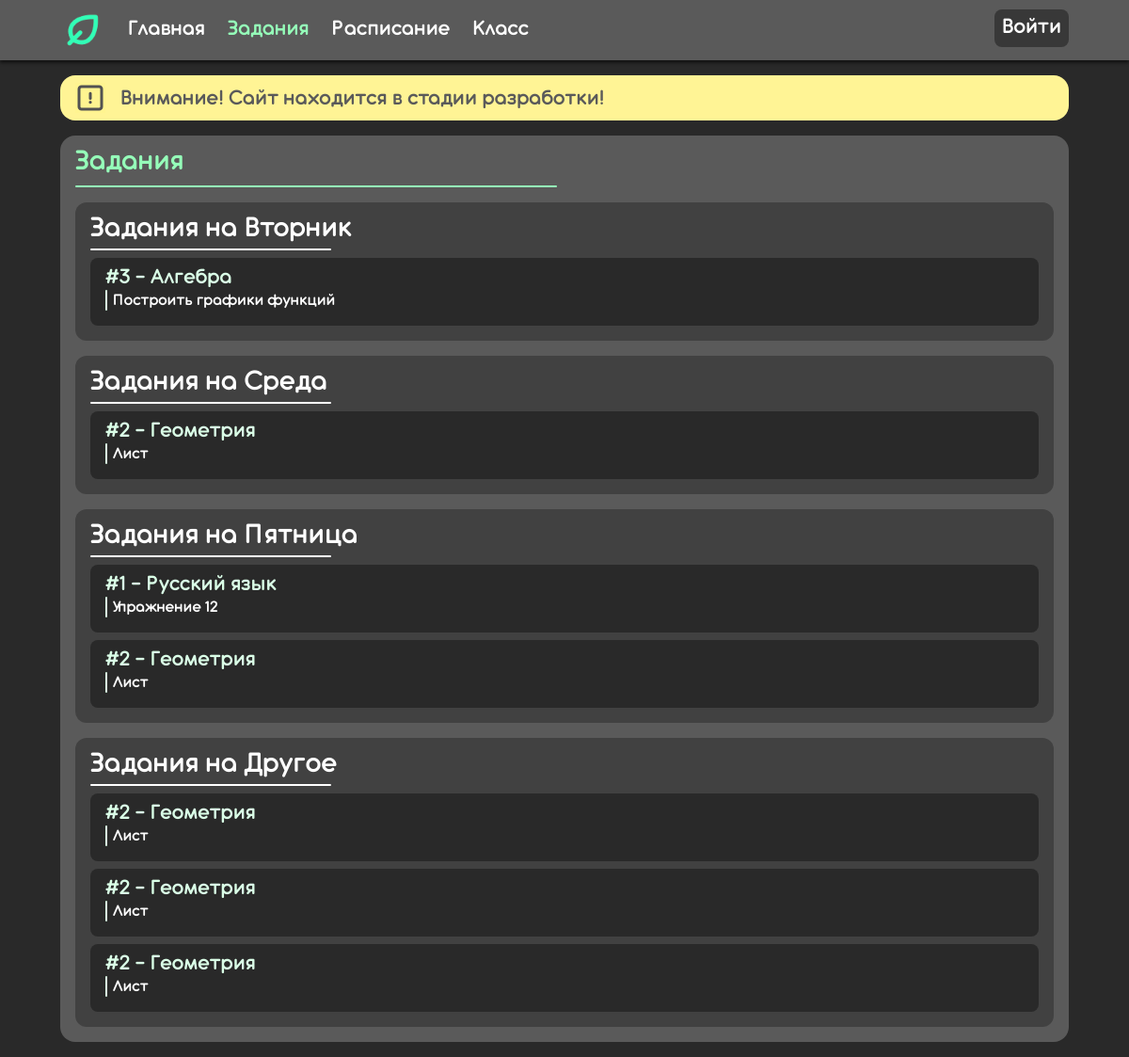
Screenshot of /homework with the database file from the repository.
### tables this page shows
CREATE TABLE "Homework" (
	"id"	BIGINT,
	"date"	TEXT,
	"title"	TEXT,
	"value"	TEXT
);

### app/routes.py (the view)
@app.route('/homework')
def homework():
    table = get_table()
    return render_template(
        "homework.html",
        isBeta=isBeta,
        table=table,
        sortedDays=sorted(table.keys(), key=get_day_number)
    )

### app/routes.py (called while the page is built)
def get_table():
    table = {}
    requestResult = cursor.execute(f"SELECT date,id,title,value FROM Homework").fetchall()
    for row in requestResult:
        date = row[0]
        rowId = row[1]
        title = row[2]
        value = row[3]
        if date not in table:
            table[date] = []
        values = table[date]
        values.append([rowId, title, value])
    return table

def get_day_number(key):
    match key:
        case 'Понедельник':
            return 1
        case 'Вторник':
            return 2
        case 'Среда':
            return 3
        case 'Четверг':
            return 4
        case 'Пятница':
            return 5
        case 'Суббота':
            return 6
        case _:
            return 99

### app/templates/homework.html (shortened to what this page needs)
<!DOCTYPE html>
<html lang="ru">
<head>
    <link rel="stylesheet" href="../static/css/default.css">
</head>
<body>
    <header>
        <div class="containerNav">
            <img class="logoNav" src="../static/img/nav_leaf_green.png">
            <a href="/index" class="link">Главная</a>
            <a href="/homework" class="clickedLink">Задания</a>
            <a href="#" class="link">Расписание</a>
            <a href="#" class="link">Класс</a>
            <a href="#" class="Login">Войти</a>
        </div>
    </header>
    <div class="ghost"></div>
    {% if isBeta %}
    <div class="warningPlate">
        <img class="warn" src="../static/img/warning_develop.png">
        <p class="warnText">Внимание! Сайт находится в стадии разработки!</p>
    </div>
    {% endif %}
    <div class="main">
        <h1>Задания</h1>
        <div class="greenLine"></div>
        {% for date in sortedDays %}
        <div class="subMain">
            <h2>Задания на {{date}}</h2>
            <div class="whiteLine"></div>
            {% for i in range(table[date]|length) %}
            <div class="valueMain">
                <h3>#{{table[date][i][0]}} - {{table[date][i][1]}}</h3>
                <div class="q">{{table[date][i][2]}}</div>
            </div>
            {% endfor %}
        </div>
        {% endfor %}
    </div>
</body>
</html>

### app/static/css/default.css (style rules this page uses)
body { background: #292929; font-family: 'Antipasto Demi Bold', serif; margin: 0 0 0 0; }
p { margin: 0 0 0 0; color: white; }
a { margin: -4px 0 0 0; padding: 0; }
header { background: #5A5A5A; height: 64px; vertical-align: middle; display: flex; align-items: center; position: fixed; right: 0; left: 0; top: 0; z-index: 1030; box-shadow: 0 3px 3px 0px rgb(0 0 0 / 50%); }
.ghost { height: 64px; width: 100%; }
.containerNav { align-items: center; display: flex; margin: 0 64px; vertical-align: middle; width: 100%; }
.logoNav { width: 48px; height: 48px; }
.link { font-size: 24px; padding-left: 24px; color: #ffffff; text-decoration: none; transition: 0.1s linear; }
.clickedLink { font-size: 24px; padding-left: 24px; color: #95ffb9; text-decoration: none; transition: 0.1s linear; }
.Login { font-size: 24px; color: #ffffff; text-decoration: none; transition: 0.1s linear; padding: 4px 8px 8px 8px; background: #383838; border-radius: 8px; margin-left: auto; }
.warningPlate { margin: 16px 64px 0 64px; background: #FFF495; vertical-align: middle; display: flex; align-items: center; height: 48px; border-radius: 16px; }
img.warn { width: 32px; height: 32px; margin: 0 16px; }
p.warnText { font-size: 24px; color: #5A5A5A; }
div.main { background: #5A5A5A; margin: 16px 64px 16px 64px; border-radius: 16px; padding: 16px 16px 16px 16px; }
div.subMain { background: #414141; margin: 16px 0 0 0; border-radius: 12px; padding: 16px 16px 16px 16px; }
div.valueMain { background: #292929; margin: 8px 0 0 0; border-radius: 8px; padding: 16px 16px 16px 16px; }
h1 { font-size: 32px; color: #95FFB9; margin: -10px 0 0 0; }
h2 { font-size: 32px; color: #ffffff; margin: -10px 0 0 0; }
h3 { color: #DAFFE7FF; margin: -10px 0 0 0; font-size: 24px; font-style: inherit; }
div.q { position: relative; padding-left: 8px; color: white; font-size: 18px; }
div.q::before { content: ''; display: block; position: absolute; left: 0; top: 0; border-radius: 10px; width: 2px; height: 100%; background-color: #DAFFE7FF; }
div.greenLine { width: 512px; height: 2px; border-radius: 100px 100px 100px 100px; background: #95FFB9; margin: 8px 0 0 0; }
div.whiteLine { width: 256px; height: 2px; border-radius: 100px 100px 100px 100px; background: #ffffff; margin: 4px 0 0 0; }

### rows the page displays
Homework: date "Вторник", date "3", date+title "Алгебра", date+value "Построить графики функций"
Homework: date "Среда", date "2", date+title "Геометрия", date+value "Лист"
Homework: date "Пятница", date "1" "2", date+title "Русский язык" "Геометрия", date+value "Упражнение 12" "Лист"
Homework: date "Другое", date "2" "2" "2", date+title "Геометрия" "Геометрия" "Геометрия", date+value "Лист" "Лист" "Лист"
